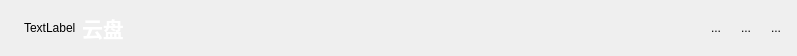
<?xml version="1.0" encoding="UTF-8"?>
<ui version="4.0">
 <class>TitleWidget</class>
 <widget class="QWidget" name="TitleWidget">
  <property name="geometry">
   <rect>
    <x>0</x>
    <y>0</y>
    <width>797</width>
    <height>56</height>
   </rect>
  </property>
  <property name="windowTitle">
   <string>Form</string>
  </property>
  <layout class="QHBoxLayout" name="horizontalLayout_2">
   <property name="spacing">
    <number>0</number>
   </property>
   <property name="leftMargin">
    <number>0</number>
   </property>
   <property name="topMargin">
    <number>0</number>
   </property>
   <property name="rightMargin">
    <number>0</number>
   </property>
   <property name="bottomMargin">
    <number>0</number>
   </property>
   <item>
    <widget class="QWidget" name="xxxxxxxx" native="true">
     <layout class="QHBoxLayout" name="horizontalLayout">
      <item>
       <spacer name="horizontalSpacer_2">
        <property name="orientation">
         <enum>Qt::Horizontal</enum>
        </property>
        <property name="sizeType">
         <enum>QSizePolicy::Fixed</enum>
        </property>
        <property name="sizeHint" stdset="0">
         <size>
          <width>15</width>
          <height>20</height>
         </size>
        </property>
       </spacer>
      </item>
      <item>
       <widget class="QLabel" name="logo">
        <property name="text">
         <string>TextLabel</string>
        </property>
       </widget>
      </item>
      <item>
       <widget class="QLabel" name="label">
        <property name="font">
         <font>
          <family>新宋体</family>
          <pointsize>16</pointsize>
          <weight>75</weight>
          <bold>true</bold>
         </font>
        </property>
        <property name="styleSheet">
         <string notr="true">color: rgb(255, 255, 255);</string>
        </property>
        <property name="text">
         <string>云盘</string>
        </property>
       </widget>
      </item>
      <item>
       <spacer name="horizontalSpacer">
        <property name="orientation">
         <enum>Qt::Horizontal</enum>
        </property>
        <property name="sizeHint" stdset="0">
         <size>
          <width>40</width>
          <height>20</height>
         </size>
        </property>
       </spacer>
      </item>
      <item>
       <widget class="QToolButton" name="set_btn">
        <property name="text">
         <string>...</string>
        </property>
        <property name="icon">
         <iconset resource="../../build-YunDisk-Desktop_Qt_5_14_2_MinGW_64_bit-Debug/debug/qmake_qmake_immediate.qrc">
          <normaloff>:/images/login_setting.png</normaloff>:/images/login_setting.png</iconset>
        </property>
        <property name="iconSize">
         <size>
          <width>32</width>
          <height>32</height>
         </size>
        </property>
        <property name="autoRaise">
         <bool>true</bool>
        </property>
       </widget>
      </item>
      <item>
       <widget class="QToolButton" name="min_btn">
        <property name="text">
         <string>...</string>
        </property>
        <property name="icon">
         <iconset resource="../../build-YunDisk-Desktop_Qt_5_14_2_MinGW_64_bit-Debug/debug/qmake_qmake_immediate.qrc">
          <normaloff>:/images/login_min.png</normaloff>:/images/login_min.png</iconset>
        </property>
        <property name="iconSize">
         <size>
          <width>32</width>
          <height>32</height>
         </size>
        </property>
        <property name="autoRaise">
         <bool>true</bool>
        </property>
       </widget>
      </item>
      <item>
       <widget class="QToolButton" name="close_btn">
        <property name="text">
         <string>...</string>
        </property>
        <property name="icon">
         <iconset resource="../../build-YunDisk-Desktop_Qt_5_14_2_MinGW_64_bit-Debug/debug/qmake_qmake_immediate.qrc">
          <normaloff>:/images/login_close.png</normaloff>:/images/login_close.png</iconset>
        </property>
        <property name="iconSize">
         <size>
          <width>32</width>
          <height>32</height>
         </size>
        </property>
        <property name="autoRaise">
         <bool>true</bool>
        </property>
       </widget>
      </item>
     </layout>
    </widget>
   </item>
  </layout>
 </widget>
 <resources>
  <include location="../../build-YunDisk-Desktop_Qt_5_14_2_MinGW_64_bit-Debug/debug/qmake_qmake_immediate.qrc"/>
 </resources>
 <connections/>
</ui>
